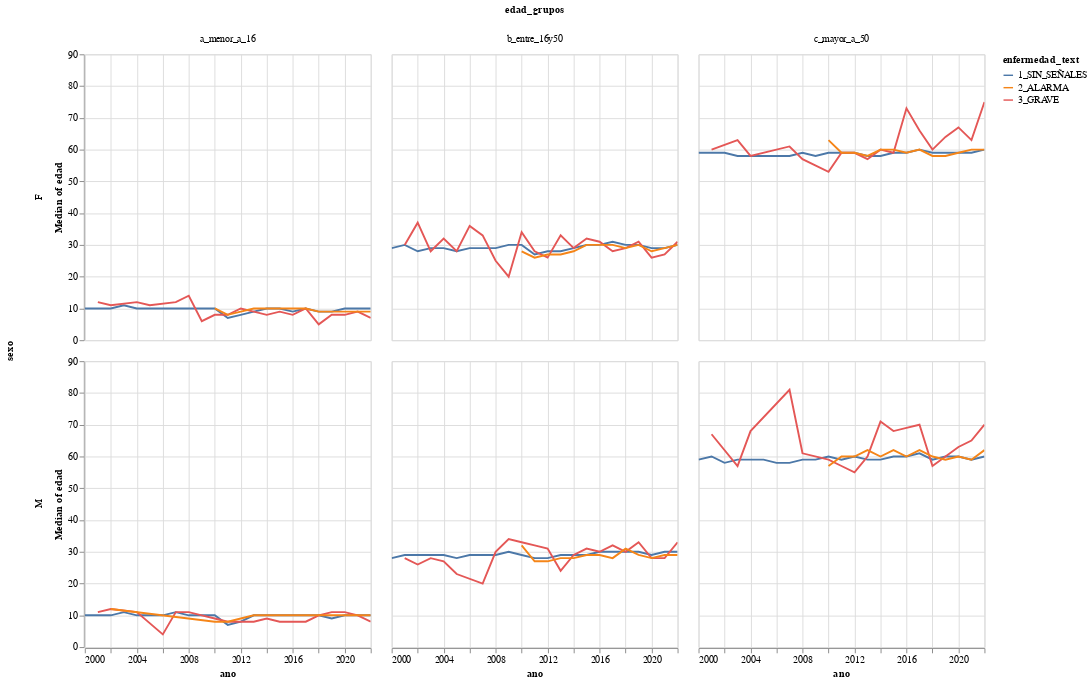

Notebook source saved alongside this figure:
### Markdown cell above
More detailed:

### Code cell
enc_dengue=alt_dengue.encode(
    x='ano:T',
    y='median(edad):Q',
    color='enfermedad_text:N',
    tooltip=['median(edad)','ano:T']
).interactive()

enc_dengue.mark_line().facet(
    row='sexo:N',
    column='edad_grupos:N'
)

### Figure 1 — Vega specification as saved in the notebook (floating-point values rounded to 4 significant figures; data arrays with more than 128 entries replaced by an {"elided": "..."} marker saying what was removed)
{"$schema": "https://vega.github.io/schema/vega/v5.json", "data": [{"name": "param_1_store"}, {"name": "source_0", "values": {"elided": "336 records"}, "transform": [{"type": "formula", "expr": "toDate(datum['ano'])", "as": "ano"}]}, {"name": "column_domain", "values": [{"edad_grupos": "a_menor_a_16", "count": 113}, {"edad_grupos": "b_entre_16y50", "count": 115}, {"edad_grupos": "c_mayor_a_50", "count": 108}]}, {"name": "row_domain", "values": [{"sexo": "M", "count": 168}, {"sexo": "F", "count": 168}]}, {"name": "source_0_y_domain_median_edad", "values": [{"min": 4, "max": 81}]}, {"name": "source_0_color_domain_enfermedad_text", "values": [{"enfermedad_text": "1_SIN_SEÑALES"}, {"enfermedad_text": "3_GRAVE"}, {"enfermedad_text": "2_ALARMA"}]}], "signals": [{"name": "view_1_width", "value": 300}, {"name": "view_1_height", "value": 300}, {"name": "unit", "value": {}, "on": [{"events": "pointermove", "update": "isTuple(group()) ? group() : unit"}]}, {"name": "param_1", "update": "{\"ano\": param_1_ano}"}, {"name": "param_1_ano"}], "marks": [{"type": "group", "name": "row-title", "title": {"text": "sexo", "style": "guide-title", "orient": "left", "offset": 10}, "role": "row-title"}, {"type": "group", "name": "column-title", "title": {"text": "edad_grupos", "style": "guide-title", "offset": 10}, "role": "column-title"}, {"type": "group", "name": "row_header", "from": {"data": "row_domain"}, "sort": {"field": "datum[\"sexo\"]", "order": "ascending"}, "encode": {"update": {"height": {"signal": "view_1_height"}}}, "axes": [{"scale": "y", "grid": false, "tickCount": {"signal": "ceil(view_1_height/40)"}, "labelOverlap": true, "zindex": 0, "title": "Median of edad", "orient": "left"}], "title": {"text": {"signal": "isValid(parent[\"sexo\"]) ? parent[\"sexo\"] : \"\"+parent[\"sexo\"]"}, "orient": "left", "style": "guide-label", "offset": 10, "frame": "group"}, "role": "row-header"}, {"type": "group", "name": "column_header", "from": {"data": "column_domain"}, "sort": {"field": "datum[\"edad_grupos\"]", "order": "ascending"}, "encode": {"update": {"width": {"signal": "view_1_width"}}}, "title": {"text": {"signal": "isValid(parent[\"edad_grupos\"]) ? parent[\"edad_grupos\"] : \"\"+parent[\"edad_grupos\"]"}, "style": "guide-label", "offset": 10, "frame": "group"}, "role": "column-header"}, {"type": "group", "name": "column_footer", "from": {"data": "column_domain"}, "sort": {"field": "datum[\"edad_grupos\"]", "order": "ascending"}, "encode": {"update": {"width": {"signal": "view_1_width"}}}, "axes": [{"scale": "x", "labelOverlap": true, "zindex": 0, "tickCount": {"signal": "ceil(view_1_width/40)"}, "orient": "bottom", "grid": false, "title": "ano", "labelFlush": true}], "role": "column-footer"}, {"type": "group", "name": "cell", "from": {"facet": {"data": "source_0", "name": "facet", "groupby": ["sexo", "edad_grupos"], "aggregate": {"cross": true}}}, "sort": {"field": ["datum[\"sexo\"]", "datum[\"edad_grupos\"]"], "order": ["ascending", "ascending"]}, "encode": {"update": {"width": {"signal": "view_1_width"}, "height": {"signal": "view_1_height"}}}, "signals": [{"name": "facet", "value": {}, "on": [{"events": [{"source": "scope", "type": "pointermove"}], "update": "isTuple(facet) ? facet : group(\"cell\").datum"}]}, {"name": "param_1_ano", "on": [{"events": [{"source": "view", "type": "dblclick"}], "update": "null"}, {"events": {"signal": "param_1_translate_delta"}, "update": "panLinear(param_1_translate_anchor.extent_x, -param_1_translate_delta.x / view_1_width)"}, {"events": {"signal": "param_1_zoom_delta"}, "update": "zoomLinear(domain(\"x\"), param_1_zoom_anchor.x, param_1_zoom_delta)"}], "push": "outer"}, {"name": "param_1_tuple", "on": [{"events": [{"signal": "param_1_ano"}], "update": "param_1_ano ? {unit: \"view_1\" + '__facet_row_' + (facet[\"sexo\"]) + '__facet_column_' + (facet[\"edad_grupos\"]), fields: param_1_tuple_fields, values: [param_1_ano]} : null"}]}, {"name": "param_1_tuple_fields", "value": [{"field": "ano", "channel": "x", "type": "R"}]}, {"name": "param_1_translate_anchor", "value": {}, "on": [{"events": [{"source": "scope", "type": "pointerdown"}], "update": "{x: x(unit), y: y(unit), extent_x: domain(\"x\")}"}]}, {"name": "param_1_translate_delta", "value": {}, "on": [{"events": [{"source": "window", "between": [{"source": "scope", "type": "pointerdown"}, {"source": "window", "type": "pointerup"}], "type": "pointermove", "consume": true}], "update": "{x: param_1_translate_anchor.x - x(unit), y: param_1_translate_anchor.y - y(unit)}"}]}, {"name": "param_1_zoom_anchor", "on": [{"events": [{"source": "scope", "type": "wheel", "consume": true}], "update": "{x: invert(\"x\", x(unit)), y: invert(\"y\", y(unit))}"}]}, {"name": "param_1_zoom_delta", "on": [{"events": [{"source": "scope", "consume": true, "type": "wheel"}], "update": "pow(1.001, event.deltaY * pow(16, event.deltaMode))", "force": true}]}, {"name": "param_1_modify", "on": [{"events": {"signal": "param_1_tuple"}, "update": "modify(\"param_1_store\", param_1_tuple, true)"}]}], "marks": [{"type": "group", "name": "view_1_pathgroup", "from": {"facet": {"data": "facet", "name": "faceted_path_view_1_main", "groupby": ["enfermedad_text"]}}, "encode": {"update": {"height": {"field": {"signal": null, "datum": null, "group": "height", "parent": null}}, "width": {"field": {"signal": null, "datum": null, "group": "width", "parent": null}}}}, "marks": [{"type": "line", "name": "view_1_marks", "from": {"data": "faceted_path_view_1_main"}, "sort": {"field": "x"}, "encode": {"update": {"stroke": {"field": "enfermedad_text", "scale": "color"}, "defined": {"signal": "isValid(datum[\"ano\"]) && isFinite(+datum[\"ano\"]) && isValid(datum[\"median_edad\"]) && isFinite(+datum[\"median_edad\"])"}, "x": {"field": "ano", "scale": "x"}, "y": {"field": "median_edad", "scale": "y"}, "tooltip": {"signal": "{\"Median of edad\": format(datum[\"median_edad\"], \"\"), \"ano\": timeFormat(datum[\"ano\"], '%b %d, %Y')}"}}}, "style": ["line"], "clip": true, "interactive": true}]}], "axes": [{"scale": "x", "maxExtent": 0, "tickCount": {"signal": "ceil(view_1_width/40)"}, "domain": false, "labels": false, "gridScale": "y", "aria": false, "ticks": false, "grid": true, "zindex": 0, "orient": "bottom", "minExtent": 0}, {"scale": "y", "zindex": 0, "labels": false, "aria": false, "maxExtent": 0, "minExtent": 0, "ticks": false, "gridScale": "x", "orient": "left", "domain": false, "grid": true, "tickCount": {"signal": "ceil(view_1_height/40)"}}], "style": "cell"}], "scales": [{"name": "x", "type": "time", "domain": {"data": "source_0", "field": "ano"}, "range": [0, {"signal": "view_1_width"}], "domainRaw": {"signal": "param_1[\"ano\"]"}}, {"name": "y", "type": "linear", "domain": [{"signal": "(data(\"source_0_y_domain_median_edad\")[0] || {}).min"}, {"signal": "(data(\"source_0_y_domain_median_edad\")[0] || {}).max"}], "range": [{"signal": "view_1_height"}, 0], "nice": true, "zero": true}, {"name": "color", "type": "ordinal", "domain": {"data": "source_0_color_domain_enfermedad_text", "field": "enfermedad_text", "sort": true}, "range": "category"}], "background": "white", "padding": 5, "layout": {"padding": 20, "offset": {"rowTitle": 10, "columnTitle": 10}, "columns": {"signal": "length(data('column_domain'))"}, "bounds": "full", "align": "all"}, "legends": [{"stroke": "color", "symbolType": "stroke", "title": "enfermedad_text"}]}
